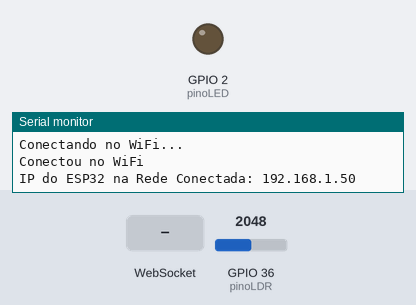
This sketch was run on a simulated ESP32. Parts: output pins drawn as LEDs (lit = HIGH), the last lines printed to the serial monitor. The test bench sets the inputs (shaded band); at power-on: GPIO 36 (pinoLDR) = 2048. WiFi joins after 1.5 s; servers stay silent unless stated.

Above: at 3.2 s.
3.3 s: WebSocket text "5" received
11.8 s: WebSocket text "90" received
At 13.2 s:
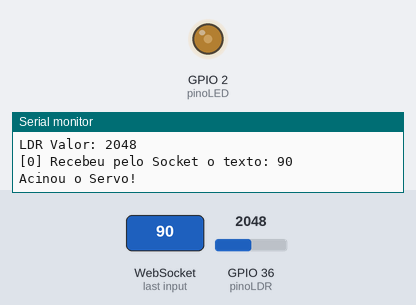
Timing chart, 0 to 21.8 s (numbered marks = the images above; inputs shaded):
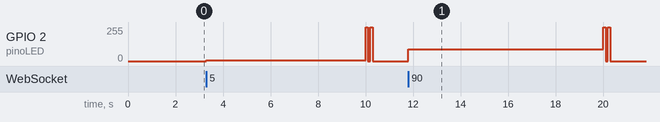

The sketch:

Projeto.ino
```cpp
#include <WiFi.h> // Inclui a biblioteca WiFi para conectar o ESP32 à rede WiFi
#include <WebSocketsServer.h> // Inclui a biblioteca WebSocketsServer paracriar um servidor WebSocket
//#include <ESP32Servo.h> // Inclui a biblioteca Servo para controlar o servo motor
const char* ssid = "REDETESTE"; // Define o SSID (nome) da rede WiFi
const char* senhaWiFi = "Tatanka*20000"; // Define a senha da rede WiFi
const int pinoLED = 2; // Define o pino do LED embarcado, geralmente o pino 2
const int pinoLDR = 36; // Define o pino analógico para o LDR (use um pino analógico adequado no seu ESP32)
//const int pinoServo = 17; // Define o pino digital para o servo motor
WebSocketsServer webSocket = WebSocketsServer(81); // Cria uma instância do servidor WebSocket na porta 81
//Servo servo; // Cria uma instância do objeto Servo
unsigned long ultimoTempoEnvio = 0; // Armazena o último tempo em que a leitura foi enviada
const unsigned long intervaloEnvio = 10000; // Intervalo de 10 segundos que pode ser alterado
void setup() {
  Serial.begin(115200); // Inicializa a comunicação serial a 115200 bps para debug
  pinMode(pinoLED, OUTPUT); // Configura o pino do LED como saída
  digitalWrite(pinoLED, LOW); // Inicializa o LED como desligado
 //servo.attach(pinoServo, 800, 3000); // Anexa o servo ao pino definido
  WiFi.begin(ssid, senhaWiFi); // Conecta-se à rede WiFi usando o SSID e a senha fornecidos
  while (WiFi.status() != WL_CONNECTED) { // Loop até que a conexão WiFi seja estabelecida
    delay(1000); // Espera 1 segundo
    Serial.println("Conectando no WiFi..."); // Imprime mensagem de conexão ao WiFi
 }
 Serial.println("Conectou no WiFi"); // Imprime mensagem de conexão bemsucedida ao WiFi
 // Exibe o endereço IP do ESP32
 Serial.print("IP do ESP32 na Rede Conectada: "); // Imprime rótulo para o endereço IP
 Serial.println(WiFi.localIP()); // Imprime o endereço IP local do ESP32
 webSocket.begin(); // Inicia o servidor WebSocket
 webSocket.onEvent(webSocketEvent); // Define a função de callback para eventos do WebSocket
}
void loop() {
 webSocket.loop(); // Mantém o servidor WebSocket em execução, verificando por novas conexões e mensagens
 unsigned long tempoAtual = millis();
 if (tempoAtual - ultimoTempoEnvio >= intervaloEnvio) {
    ultimoTempoEnvio = tempoAtual;
 //*******************************************************************************************************************************
 // ----------------------------------- Atenção escolha uma das duas opções abaixo -------------------------------------
 // Linha que sorteia o valor, usada para teste sem ligar o LDR a placa do ESP32
 //int leituraLDR = random(0, 4095); // sorteia um valor qualquer entre 0 e 4095
 // Descomente esta linha abaixo para realizar a leitura do LDR ligado a placa do ESP32 e comente a linha acima para remover o sorteio
 int leituraLDR = analogRead(pinoLDR); // Lê o valor do LDR
 Serial.print("LDR Valor: "); // Imprime o valor do LDR no Serial Monitor
 Serial.println(leituraLDR);
 String leituraString = String(leituraLDR); // Cria uma variável String com a leitura do LDR
 webSocket.broadcastTXT(leituraString); // Envia o valor do LDR para todos os clientes conectados via WebSocket
 // Piscada dupla rápida do LED
 piscarLED();
 }
}
void piscarLED() {
 for (int i = 0; i < 2; i++) {
 digitalWrite(pinoLED, HIGH);
 delay(100); // Atraso de 100 milissegundos
 digitalWrite(pinoLED, LOW);
 delay(100); // Atraso de 100 milissegundos
 }
}
// Função de callback para eventos do WebSocket
void webSocketEvent(uint8_t numero_msg, WStype_t type, uint8_t *conteudo_recebido, size_t tamanho_conteudo) {
 switch(type) { // Verifica o tipo de evento
  case WStype_DISCONNECTED: // Caso a conexão seja desconectada
  Serial.printf("[%u] Desconectou!\n", numero_msg); // Imprime no serial que o cliente numero_msg foi desconectado
  break;
  case WStype_CONNECTED: // Caso uma nova conexão seja estabelecida
  Serial.printf("[%u] Conectou!\n", numero_msg); // Imprime no serial que o cliente numero_msg foi conectado
  webSocket.sendTXT(numero_msg, "Conectou"); // Envia mensagem de confirmação de conexão ao cliente
  break;
  case WStype_TEXT: // Caso uma mensagem de texto seja recebida
  Serial.printf("[%u] Recebeu pelo Socket o texto: %s\n", numero_msg, conteudo_recebido); // Imprime no serial a mensagem recebida do cliente numero_msg
  int valorServo = atoi((char *)conteudo_recebido); // Converte a mensagem recebida para um número inteiro
  if (valorServo >= 0 && valorServo <= 180) { // Verifica se o valor está no intervalo de 0 a 180
  Serial.println("Acinou o Servo!");
  //servo.write(valorServo); // Ajusta a posição do servo motor
  analogWrite(pinoLED, valorServo);
 }
 break;
 }
}
	
```
